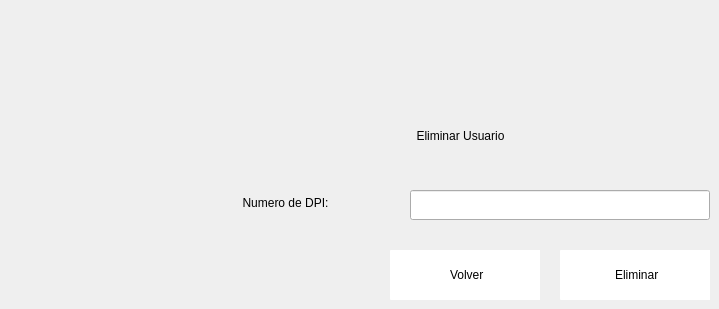
               <widget class="QWidget" name="page_eliminar_rh">
                <widget class="QLabel" name="label_75">
                 <property name="geometry">
                  <rect>
                   <x>200</x>
                   <y>190</y>
                   <width>171</width>
                   <height>25</height>
                  </rect>
                 </property>
                 <property name="minimumSize">
                  <size>
                   <width>150</width>
                   <height>25</height>
                  </size>
                 </property>
                 <property name="styleSheet">
                  <string notr="true">font: 75 9pt &quot;Open Sans Semibold&quot;</string>
                 </property>
                 <property name="text">
                  <string>Numero de DPI:</string>
                 </property>
                 <property name="alignment">
                  <set>Qt::AlignCenter</set>
                 </property>
                </widget>
                <widget class="QLineEdit" name="eli_trabajador">
                 <property name="geometry">
                  <rect>
                   <x>410</x>
                   <y>190</y>
                   <width>300</width>
                   <height>30</height>
                  </rect>
                 </property>
                 <property name="minimumSize">
                  <size>
                   <width>300</width>
                   <height>30</height>
                  </size>
                 </property>
                 <property name="maximumSize">
                  <size>
                   <width>300</width>
                   <height>25</height>
                  </size>
                 </property>
                 <property name="styleSheet">
                  <string notr="true">font: 75 8pt &quot;Open Sans Semibold&quot;</string>
                 </property>
                 <property name="text">
                  <string/>
                 </property>
                </widget>
                <widget class="QPushButton" name="btn_eliminar_info_rh">
                 <property name="geometry">
                  <rect>
                   <x>560</x>
                   <y>250</y>
                   <width>150</width>
                   <height>50</height>
                  </rect>
                 </property>
                 <property name="minimumSize">
                  <size>
                   <width>150</width>
                   <height>50</height>
                  </size>
                 </property>
                 <property name="styleSheet">
                  <string notr="true">QFrame{
background-color: rgb(51, 157, 255);
}

QPushButton{
background-color: rgb(255, 255, 255);
border-top-left-radius:1px;
border-bottom-left-radius:1px;
font: 75 9pt &quot;Open Sans Semibold&quot;
}

QPushButton:hover{
color: rgb(255, 255, 255);
background-color: rgb(51, 157, 255);
border-top-left-radius:1px;
border-bottom-left-radius:1px;
font: 75 9pt  &quot;Open Sans Semibold&quot;
}</string>
                 </property>
                 <property name="text">
                  <string> Eliminar</string>
                 </property>
                 <property name="icon">
                  <iconset>
                   <normaloff>../../Pictures/PROYECTO ESTRUCTURA DE DATOS/3221897.png</normaloff>../../Pictures/PROYECTO ESTRUCTURA DE DATOS/3221897.png</iconset>
                 </property>
                 <property name="iconSize">
                  <size>
                   <width>35</width>
                   <height>35</height>
                  </size>
                 </property>
                </widget>
                <widget class="QLabel" name="label_76">
                 <property name="geometry">
                  <rect>
                   <x>330</x>
                   <y>120</y>
                   <width>261</width>
                   <height>31</height>
                  </rect>
                 </property>
                 <property name="styleSheet">
                  <string notr="true">font: 75 12pt &quot;Open Sans Semibold&quot;</string>
                 </property>
                 <property name="text">
                  <string>Eliminar Usuario</string>
                 </property>
                 <property name="alignment">
                  <set>Qt::AlignCenter</set>
                 </property>
                </widget>
                <widget class="QPushButton" name="btn_volver_9">
                 <property name="geometry">
                  <rect>
                   <x>390</x>
                   <y>250</y>
                   <width>150</width>
                   <height>50</height>
                  </rect>
                 </property>
                 <property name="minimumSize">
                  <size>
                   <width>150</width>
                   <height>50</height>
                  </size>
                 </property>
                 <property name="styleSheet">
                  <string notr="true">QFrame{
background-color: rgb(51, 157, 255);
}

QPushButton{
background-color: rgb(255, 255, 255);
border-top-left-radius:1px;
border-bottom-left-radius:1px;
font: 75 9pt &quot;Open Sans Semibold&quot;
}

QPushButton:hover{
color: rgb(255, 255, 255);
background-color: rgb(51, 157, 255);
border-top-left-radius:1px;
border-bottom-left-radius:1px;
font: 75 9pt  &quot;Open Sans Semibold&quot;
}</string>
                 </property>
                 <property name="text">
                  <string> Volver</string>
                 </property>
                 <property name="icon">
                  <iconset>
                   <normaloff>Imagenes/17699.png</normaloff>Imagenes/17699.png</iconset>
                 </property>
                 <property name="iconSize">
                  <size>
                   <width>25</width>
                   <height>25</height>
                  </size>
                 </property>
                </widget>
               </widget>
